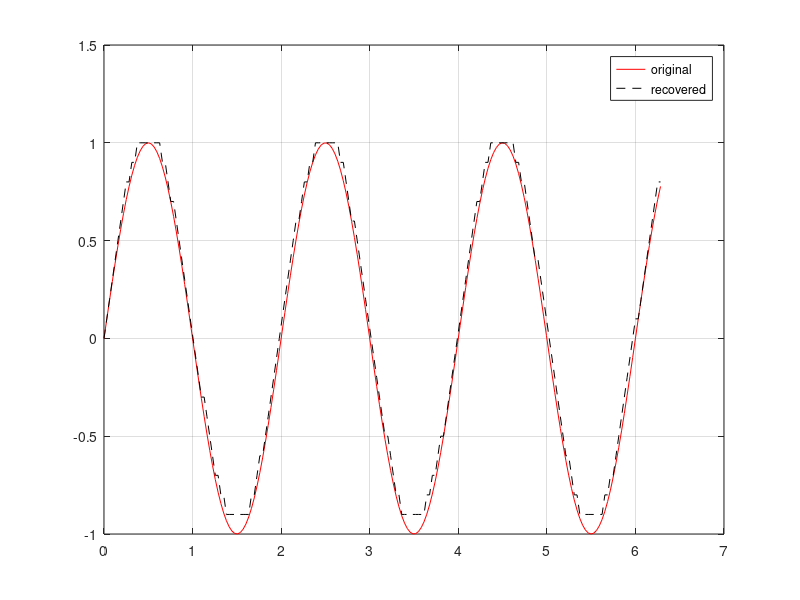

Reproduce this figure in MATLAB. (Note: this script raises an error after producing the figure.)
% lab3 24/11/15

predictor=[0 1];
% y(k)=x(k-1) i.e previous sample is predicted sample
%predictor =[0,a1,a2,a3....am]
%y(k) =a1x(k-1)+a2x(k-2)...+amx(k-m)
partition=[-1:0.1:0.9];
codebook=[-1:0.1:1];
t=0:pi/100:2*pi;
x=sin(pi*t); %original Signal
%quantize x using dpcm
encodedx=dpcmenco(x,codebook,partition,predictor);
%try to recover x from the modulated signal
decodedx=dpcmdeco(encodedx,codebook,predictor);
plot(t,x,'r',t,decodedx,'k--')
legend('original','recovered')
grid on
distor=sum((x-decodedx).^2)/length(x) %mean square error
xlebel('time')
ylebel('original and recovered signal');
